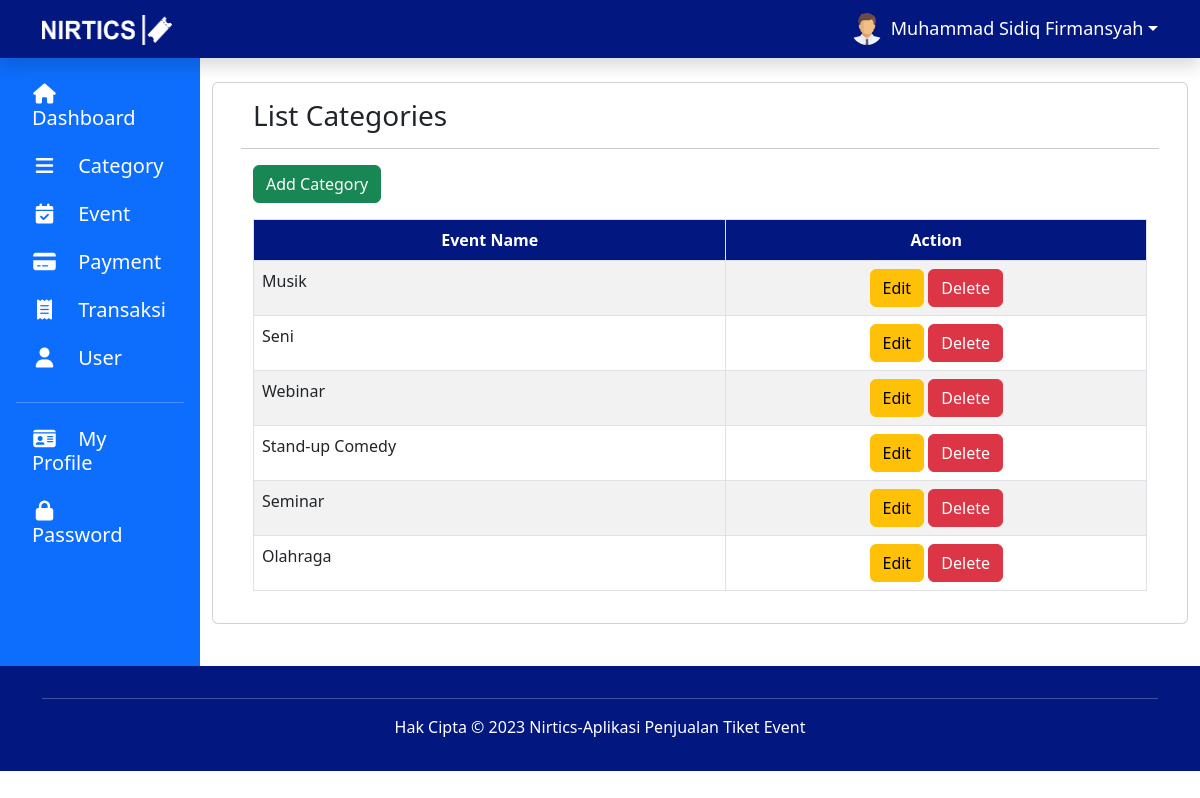
/admin/category.php (signed in), run on the app's committed database.
### tables this page shows
CREATE TABLE `user` (
  `id_user` int(5) NOT NULL,
  `fullname` varchar(100) NOT NULL,
  `username` varchar(100) NOT NULL,
  `email` varchar(100) NOT NULL,
  `no_hp` varchar(15) DEFAULT NULL,
  `foto` varchar(100) DEFAULT 'default.png',
  `password` varchar(100) NOT NULL,
  `date_join` datetime DEFAULT NULL,
  `level` enum('admin','user') DEFAULT NULL
);

CREATE TABLE `kategori` (
  `id_kategori` int(5) NOT NULL,
  `nama` varchar(100) NOT NULL
);

### admin/category.php (the view, shortened to what this page needs)
<?php
$id = $_SESSION['id'];
if (!empty($_SESSION['status'])) {
    include "layout/header.php";
?>
    <main>
        <div class="container-fluid" style="min-height: 76vh;">
            <div class="row" text-center mb-3>
                <?php include "sidebar.php" ?>
                <div class="col-lg-10 mt-4">
                    <?php
                    include "../lib/koneksi.php";
                    $sql = "SELECT * FROM kategori;";
                    $result = mysqli_query($link, $sql);
                    ?>
                    <div class="container">
                        <div class="row">
                            <div class="card">
                                <div class="card-body">
                                    <div class="container">
                                        <div class="row">
                                            <h3 class="mb-3">List Categories</h3>
                                            <hr>
                                            <div class="col">
                                                <div class="text-start mb-3">
                                                    <a href="categoryAdd.php" class="btn btn-success">Add Category</a>
                                                </div>
                                                <table class="table table-bordered table-striped">
                                                    <thead>
                                                        <tr class="text-center">
                                                            <th class="text-white" style="background-color: #021780;">Event Name</th>
                                                            <th class="text-white" style="background-color: #021780;">Action</th>
                                                        </tr>
                                                    </thead>
                                                    <tbody>
                                                        <?php while ($row = mysqli_fetch_assoc($result)) { ?>
                                                            <tr>
                                                                <td><?php echo $row['nama']; ?></td>
                                                                <td class="mx-0 px-0 text-center">
                                                                    <a href="categoryEdit.php?id_kategori=<?php echo $row['id_kategori']; ?>" class="btn btn-warning">Edit</a>
                                                                    <a href="categoryDelete.php?id_kategori=<?php echo $row['id_kategori']; ?>" class="btn btn-danger" onclick="return confirmDelete();">Delete</a>
                                                                </td>
                                                            </tr>
                                                        <?php } ?>
                                                    </tbody>
                                                </table>
                                            </div>
                                        </div>
                                    </div>
                                </div>
                            </div>
                        </div>
                    </div>
                </div>
            </div>
        </div>
    </main>
<?php
    include "layout/footer.php";
} else {
    header('Location: ../login.php');
}
?>

### admin/layout/header.php (shortened to what this page needs)
<!DOCTYPE html>
<html lang="en">
<head>
    <link rel="stylesheet" href="layout/stylesheet.css" type="text/css" />
    <link rel="stylesheet" link href="https://cdn.jsdelivr.net/npm/bootstrap@5.3.0/dist/css/bootstrap.min.css">
    <link rel="stylesheet" href="https://cdnjs.cloudflare.com/ajax/libs/font-awesome/6.4.0/css/all.min.css">
</head>
<body>
    <header>
        <?php include "../lib/koneksi.php";
        $query = mysqli_query($link, "SELECT * FROM user where id_user = '$id'");
        $data = mysqli_fetch_assoc($query);
        ?>
        <nav class="navbar navbar-expand-lg navbar-dark shadow">
            <div class="container">
                <a class="navbar-brand col-ms-3" href="dashboard.php">
                    <img src="../assets/logo.png" width="130" height="30">
                </a>
                <div class="collapse navbar-collapse justify-content-end" id="navbarNav">
                    <ul class="navbar-nav">
                        <li class="nav-item my-auto">
                            <div class="dropdown">
                                <a href="#" class="d-flex align-items-center text-white text-decoration-none dropdown-toggle" id="avatar" data-bs-toggle="dropdown" aria-expanded="false">
                                    <img src="../assets/<?php echo $data['foto'] ?>" alt="" width="32" height="32" class="rounded-circle me-2">
                                    <?php echo $data['fullname'] ?>
                                </a>
                            </div>
                        </li>
                    </ul>
                </div>
            </div>
        </nav>
    </header>

### admin/layout/stylesheet.css (style rules this page uses)
.navbar { background-color: #021780; font-size: large; font-weight: 400; }
.navbar .nav-item { padding-left: 1rem; }
.btn { position: relative; }

### admin/layout/header.php (style rules this page uses)
body { font-family: 'Segoe UI', sans-serif; }

### data on the page
user: foto (placeholder picture), fullname "Muhammad Sidiq Firmansyah"
kategori: nama "Musik"
kategori: nama "Seni"
kategori: nama "Webinar"
kategori: nama "Stand-up Comedy"
kategori: nama "Seminar"
kategori: nama "Olahraga"
